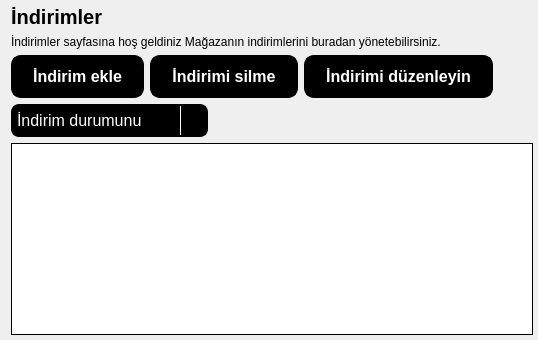
         <widget class="QWidget" name="_4indiriimler">
          <layout class="QGridLayout" name="gridLayout_48">
           <property name="leftMargin">
            <number>0</number>
           </property>
           <property name="topMargin">
            <number>0</number>
           </property>
           <property name="rightMargin">
            <number>0</number>
           </property>
           <property name="bottomMargin">
            <number>0</number>
           </property>
           <item row="0" column="0">
            <widget class="QWidget" name="widget_5" native="true">
             <property name="styleSheet">
              <string notr="true">QPushButton {
	background-color: black;
    color: white; 
    border: 2px solid rgb(0, 0, 0);
    border-radius: 10px; 
    padding: 10px 20px; 
    font-size: 16px; 
    font-weight: bold;
}

QPushButton:hover {
	background-color: white; 
    border-color: black;
	color: black;
}

QPushButton:pressed {
    background-color:   black; 
    border-color: white;
	color: white; 
}

QLineEdit {
    background-color: #ecf0f1; /* لون الخلفية */
    color: #2c3e50; /* لون النص */
    border: 2px solid #bdc3c7; /* لون الحدود */
    border-radius: 10px; /* زوايا دائرية */
    padding: 8px 12px; /* الحشوة الداخلية */
    font-size: 16px; /* حجم الخط */
}

QLineEdit:focus {
    border-color: #2c3e50; /* لون الحدود عند التركيز (أسود داكن) */
    background-color: #ffffff; /* لون الخلفية عند التركيز */
}

QLineEdit:hover {
    border-color: #34495e; /* لون الحدود عند المرور (أسود رمادي) */
}

/*-----------------------*/

QComboBox {
    background-color: black; /* لون الخلفية */
   	border: 2px solid black;
	padding: 10px 20px; 
    border-radius: 8px; /* زوايا دائرية */
    padding: 4px; /* حشوة داخلية */
    color: white; /* لون النص */
    font-size: 16px; /* حجم الخط */
    combobox-popup: 0; /* منع ظهور قائمة منبثقة خارجية */
}

QComboBox:hover {

   	border: 2px solid white;

}

QComboBox::drop-down {
    subcontrol-origin: padding;
    subcontrol-position: top right;
    width: 25px; /* عرض زر القائمة المنسدلة */
    border-left: 1px solid white; /* خط فاصل بين القائمة المنسدلة وبقية الصندوق */
}

QComboBox::down-arrow {
    image: url(:/other ic/icon/other ico/arrow down.png);
    width: 13px;
    height: 13px;
}

QComboBox::down-arrow:on {
	image: url(:/other ic/icon/other ico/arrow up.png)
}

QComboBox QAbstractItemView {
    background-color: black; /* لون خلفية القائمة المنسدلة */
   
    selection-background-color: black; /* لون خلفية العنصر المحدد */
    selection-color: white; /* لون النص للعناصر المحددة */
    color: white; /* لون النص للعناصر غير المحددة */
}

</string>
             </property>
             <layout class="QGridLayout" name="gridLayout_55">
              <property name="leftMargin">
               <number>11</number>
              </property>
              <property name="topMargin">
               <number>5</number>
              </property>
              <property name="rightMargin">
               <number>5</number>
              </property>
              <property name="bottomMargin">
               <number>5</number>
              </property>
              <item row="1" column="0">
               <layout class="QGridLayout" name="gridLayout_53">
                <item row="0" column="0">
                 <widget class="QPushButton" name="indirimi_ekle">
                  <property name="text">
                   <string>İndirim ekle</string>
                  </property>
                 </widget>
                </item>
                <item row="0" column="1">
                 <widget class="QPushButton" name="indirimi_sil">
                  <property name="text">
                   <string>İndirimi silme</string>
                  </property>
                 </widget>
                </item>
                <item row="0" column="2">
                 <widget class="QPushButton" name="indirimi_duzenleyin">
                  <property name="text">
                   <string>İndirimi düzenleyin</string>
                  </property>
                 </widget>
                </item>
                <item row="0" column="3">
                 <spacer name="horizontalSpacer_19">
                  <property name="orientation">
                   <enum>Qt::Orientation::Horizontal</enum>
                  </property>
                  <property name="sizeHint" stdset="0">
                   <size>
                    <width>40</width>
                    <height>20</height>
                   </size>
                  </property>
                 </spacer>
                </item>
               </layout>
              </item>
              <item row="0" column="0">
               <layout class="QGridLayout" name="gridLayout_52">
                <item row="0" column="0">
                 <widget class="QLabel" name="label_20">
                  <property name="font">
                   <font>
                    <pointsize>15</pointsize>
                    <bold>true</bold>
                   </font>
                  </property>
                  <property name="styleSheet">
                   <string notr="true">color: rgb(0, 0, 0);</string>
                  </property>
                  <property name="text">
                   <string>İndirimler</string>
                  </property>
                 </widget>
                </item>
                <item row="1" column="0">
                 <widget class="QLabel" name="label_21">
                  <property name="font">
                   <font>
                    <bold>false</bold>
                   </font>
                  </property>
                  <property name="styleSheet">
                   <string notr="true">color: rgb(0, 0, 0);</string>
                  </property>
                  <property name="text">
                   <string>İndirimler sayfasına hoş geldiniz Mağazanın indirimlerini buradan yönetebilirsiniz.</string>
                  </property>
                 </widget>
                </item>
               </layout>
              </item>
              <item row="2" column="0">
               <layout class="QGridLayout" name="gridLayout_54">
                <item row="0" column="0">
                 <widget class="QComboBox" name="indirim_durumu">
                  <property name="font">
                   <font>
                    <pointsize>-1</pointsize>
                    <bold>false</bold>
                   </font>
                  </property>
                  <item>
                   <property name="text">
                    <string>İndirim durumunu</string>
                   </property>
                  </item>
                  <item>
                   <property name="text">
                    <string>Aktif indirimler</string>
                   </property>
                  </item>
                  <item>
                   <property name="text">
                    <string>İndirimler sona erdi</string>
                   </property>
                  </item>
                  <item>
                   <property name="text">
                    <string>İndirimler başlamadı</string>
                   </property>
                  </item>
                  <item>
                   <property name="text">
                    <string>İndirimler sona erecek</string>
                   </property>
                  </item>
                 </widget>
                </item>
                <item row="0" column="1">
                 <spacer name="horizontalSpacer_20">
                  <property name="orientation">
                   <enum>Qt::Orientation::Horizontal</enum>
                  </property>
                  <property name="sizeHint" stdset="0">
                   <size>
                    <width>40</width>
                    <height>20</height>
                   </size>
                  </property>
                 </spacer>
                </item>
               </layout>
              </item>
              <item row="3" column="0">
               <widget class="QTableView" name="indirimler_tablo">
                <property name="styleSheet">
                 <string notr="true">QTableView {
    background-color: white; /* لون الخلفية العام للجدول */
	alternate-background-color: rgb(207, 207, 207);
    border: 1px solid black; /* لون الحدود الخارجية للجدول */
    color: black; /* لون النص */
    font-size: 16px; /* حجم الخط */
    selection-background-color: black; /* لون الخلفية عند تحديد خلية */
    selection-color: white; /* لون النص عند تحديد خلية */
}

QTableView::item {
    padding: 10px; /* الحشوة الداخلية للخلايا */

    color: black; /* لون النص في الخلايا */
}

QTableView::item:selected {
    background-color: black; /* لون الخلفية عند تحديد خلية */
    color: #ffffff; /* لون النص عند تحديد خلية */
}

QTableView::item:hover {
    background-color: #1abc9c; /* لون الخلفية عند التمرير فوق خلية */
    color: #ffffff; /* لون النص عند التمرير فوق خلية */
}

QHeaderView::section {
    background-color: black; /* لون خلفية رؤوس الأعمدة */
    color: white; /* لون النص في رؤوس الأعمدة */
    padding: 5px;
    border: 1px solid black; /* لون الحدود حول رؤوس الأعمدة */
    font-size: 14px; /* حجم الخط لرؤوس الأعمدة */
	font-weight: bold;
}

QTableCornerButton::section {
    background-color: black; /* لون خلفية الزر في زاوية الجدول */
    border: 1px solid black; /* لون الحدود حول زر الزاوية */
}

QScrollBar:vertical {
    background-color:  #F4F9FA; /* لون الخلفية للشريط العمودي */
    width: 16px; /* عرض الشريط */
    margin: 20px 0 20px 0; /* المسافات العلوية والسفلية للشريط */
}

QScrollBar::handle:vertical {
    background-color: black; /* لون مقبض الشريط */
    min-height: 20px; /* أقل ارتفاع للمقبض */
    border-radius: 5px; /* زوايا دائرية للمقبض */
}

QScrollBar::add-line:vertical,
QScrollBar::sub-line:vertical {
    background-color: black;
    height: 20px;
    subcontrol-origin: margin;
}

QScrollBar::add-line:vertical:hover,
QScrollBar::sub-line:vertical:hover {
    background-color: gray; /* تغيير لون أزرار الشريط عند التمرير */
}


QScrollBar::up-arrow:vertical, QScrollBar::down-arrow:vertical {
    border: none;
    width: 16px;
    height: 16px;
    background-color: transparent;
}
/*------------------------------
-------------------------------*/

QScrollBar:horizontal {
    background-color: #F4F9FA; /* لون الخلفية للشريط الأفقي */
    height: 16px; /* ارتفاع الشريط */
    margin: 0 20px 0 20px; /* المسافات الجانبية للشريط */
}

QScrollBar::handle:horizontal {
    background-color: black; /* لون مقبض الشريط */
    min-width: 20px; /* أقل عرض للمقبض */
    border-radius: 5px; /* زوايا دائرية للمقبض */
}

QScrollBar::add-line:horizontal,
QScrollBar::sub-line:horizontal {
    background-color: black;
    width: 20px;
    subcontrol-origin: margin;
}

QScrollBar::add-line:horizontal:hover,
QScrollBar::sub-line:horizontal:hover {
    background-color: gray; /* تغيير لون أزرار الشريط عند التمرير */
}</string>
                </property>
                <property name="editTriggers">
                 <set>QAbstractItemView::EditTrigger::NoEditTriggers</set>
                </property>
                <attribute name="horizontalHeaderMinimumSectionSize">
                 <number>70</number>
                </attribute>
                <attribute name="horizontalHeaderDefaultSectionSize">
                 <number>130</number>
                </attribute>
                <attribute name="horizontalHeaderStretchLastSection">
                 <bool>true</bool>
                </attribute>
               </widget>
              </item>
             </layout>
            </widget>
           </item>
          </layout>
         </widget>
